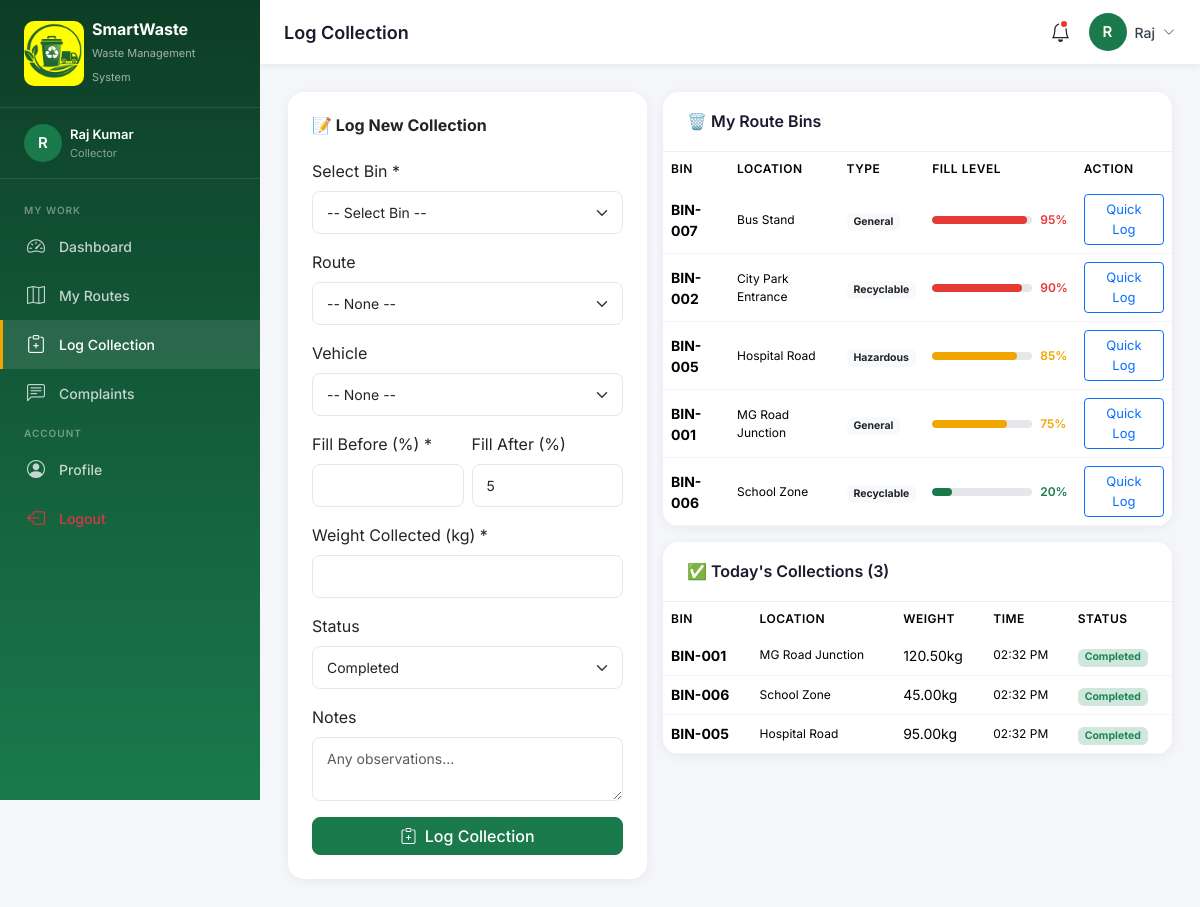
The page /collector/log_collection.php (signed in) on the database its author committed.
### tables this page shows
CREATE TABLE IF NOT EXISTS waste_bins (
    id INT AUTO_INCREMENT PRIMARY KEY,
    bin_code VARCHAR(20) NOT NULL UNIQUE,
    location_name VARCHAR(150) NOT NULL,
    area VARCHAR(100),
    latitude DECIMAL(10,8),
    longitude DECIMAL(11,8),
    capacity_liters INT DEFAULT 100,
    current_fill_percent INT DEFAULT 0,
    bin_type ENUM('general', 'recyclable', 'organic', 'hazardous') DEFAULT 'general',
    status ENUM('active', 'full', 'maintenance', 'inactive') DEFAULT 'active',
    last_collected DATETIME,
    created_at TIMESTAMP DEFAULT CURRENT_TIMESTAMP,
    updated_at TIMESTAMP DEFAULT CURRENT_TIMESTAMP ON UPDATE CURRENT_TIMESTAMP
);

CREATE TABLE IF NOT EXISTS collection_logs (
    id INT AUTO_INCREMENT PRIMARY KEY,
    route_id INT,
    bin_id INT NOT NULL,
    vehicle_id INT,
    collector_id INT,
    collected_weight_kg DECIMAL(8,2),
    collection_date DATETIME DEFAULT CURRENT_TIMESTAMP,
    before_fill_percent INT,
    after_fill_percent INT DEFAULT 0,
    notes TEXT,
    status ENUM('completed', 'skipped', 'partial') DEFAULT 'completed',
    FOREIGN KEY (route_id) REFERENCES collection_routes(id) ON DELETE SET NULL,
    FOREIGN KEY (bin_id) REFERENCES waste_bins(id) ON DELETE CASCADE,
    FOREIGN KEY (vehicle_id) REFERENCES vehicles(id) ON DELETE SET NULL,
    FOREIGN KEY (collector_id) REFERENCES users(id) ON DELETE SET NULL
);

### includes/config.php (called while the page is built, shortened)
<?php
function getBinStatusClass($percent) {
    if ($percent >= 90) return 'danger';
    if ($percent >= 70) return 'warning';
    return 'success';
}
?>

### collector/log_collection.php (the view, shortened to what this page needs)
<?php
require_once '../includes/config.php';
$uid = $_SESSION['user_id'];
$bins = $conn->query("
    SELECT DISTINCT wb.id, wb.bin_code, wb.location_name, wb.area, wb.current_fill_percent, wb.bin_type,
           cr.id as route_id, cr.route_name
    FROM waste_bins wb
    JOIN route_bins rb ON wb.id=rb.bin_id
    JOIN collection_routes cr ON rb.route_id=cr.id
    WHERE cr.assigned_collector_id=$uid AND cr.status='active'
    ORDER BY wb.current_fill_percent DESC
")->fetch_all(MYSQLI_ASSOC);
$todayLogs = $conn->query("SELECT cl.*,wb.bin_code,wb.location_name FROM collection_logs cl JOIN waste_bins wb ON cl.bin_id=wb.id WHERE cl.collector_id=$uid AND DATE(collection_date)=CURDATE() ORDER BY cl.collection_date DESC")->fetch_all(MYSQLI_ASSOC);
include '../includes/header.php';
include '../includes/sidebar.php';
include '../includes/topbar.php';
?>
<div class="main-content">
<div class="content-area">
<div class="row g-3">
    <div class="col-md-5">
        <div class="content-card p-4">
            <h6 class="fw-bold mb-4">📝 Log New Collection</h6>
            <form method="POST">
                <div class="mb-3">
                    <label class="form-label">Select Bin *</label>
                    <select name="bin_id" id="binSelect" class="form-select" required onchange="loadBinFill(this)">
                        <option value="">-- Select Bin --</option>
                    </select>
                </div>
                <div class="mb-3">
                    <label class="form-label">Route</label>
                    <select name="route_id" id="routeSelect" class="form-select">
                        <option value="">-- None --</option>
                    </select>
                </div>
                <div class="mb-3">
                    <label class="form-label">Vehicle</label>
                    <select name="vehicle_id" class="form-select">
                        <option value="">-- None --</option>
                    </select>
                </div>
                <div class="row g-2 mb-3">
                    <div class="col-6">
                        <label class="form-label">Fill Before (%) *</label>
                        <input type="number" name="before_fill_percent" id="beforeFill" class="form-control" min="0" max="100" required>
                    </div>
                    <div class="col-6">
                        <label class="form-label">Fill After (%)</label>
                        <input type="number" name="after_fill_percent" class="form-control" min="0" max="100" value="5">
                    </div>
                </div>
                <div class="mb-3">
                    <label class="form-label">Weight Collected (kg) *</label>
                    <input type="number" name="collected_weight_kg" class="form-control" step="0.1" min="0" required>
                </div>
                <div class="mb-3">
                    <label class="form-label">Status</label>
                    <select name="status" class="form-select">
                        <option value="completed">Completed</option>
                    </select>
                </div>
                <div class="mb-3">
                    <label class="form-label">Notes</label>
                    <textarea name="notes" class="form-control" rows="2" placeholder="Any observations..."></textarea>
                </div>
                <button type="submit" class="btn btn-primary w-100">
                    <i class="bi bi-clipboard-plus me-1"></i> Log Collection
                </button>
            </form>
        </div>
    </div>
    <div class="col-md-7">
        <div class="data-table mb-3">
            <div class="table-header"><h6>🗑️ My Route Bins</h6></div>
            <div style="overflow-x:auto">
                <table class="table mb-0">
                    <thead><tr><th>Bin</th><th>Location</th><th>Type</th><th>Fill Level</th><th>Action</th></tr></thead>
                    <tbody>
                        <?php foreach ($bins as $b):
                            $cl=getBinStatusClass($b['current_fill_percent']);
                            $colors=['success'=>'#1a7a4c','warning'=>'#f0a500','danger'=>'#e53935'];
                            $c=$colors[$cl];
                        ?>
                        <tr>
                            <td><strong><?= $b['bin_code'] ?></strong></td>
                            <td style="font-size:12px"><?= htmlspecialchars($b['location_name']) ?></td>
                            <td><span class="badge bg-light text-dark"><?= ucfirst($b['bin_type']) ?></span></td>
                            <td>
                                <div class="d-flex align-items-center gap-2">
                                    <div class="fill-bar"><div class="fill-bar-inner" style="width:<?= $b['current_fill_percent'] ?>%;background:<?= $c ?>"></div></div>
                                    <span style="font-weight:600;font-size:12px;color:<?= $c ?>"><?= $b['current_fill_percent'] ?>%</span>
                                </div>
                            </td>
                            <td>
                                <button class="btn btn-sm btn-outline-primary" onclick="quickLog(<?= $b['id'] ?>,<?= $b['current_fill_percent'] ?>,<?= $b['route_id'] ?>)">
                                    Quick Log
                                </button>
                            </td>
                        </tr>
                        <?php endforeach; ?>
                    </tbody>
                </table>
            </div>
        </div>
        <div class="data-table">
            <div class="table-header"><h6>✅ Today's Collections (<?= count($todayLogs) ?>)</h6></div>
            <?php if (empty($todayLogs)): ?>
            <div class="text-center text-muted py-4">No collections logged today yet.</div>
            <?php else: ?>
            <table class="table mb-0">
                <thead><tr><th>Bin</th><th>Location</th><th>Weight</th><th>Time</th><th>Status</th></tr></thead>
                <tbody>
                    <?php foreach ($todayLogs as $log):
                        $sc=['completed'=>'success','skipped'=>'warning','partial'=>'info'];
                    ?>
                    <tr>
                        <td><strong><?= $log['bin_code'] ?></strong></td>
                        <td style="font-size:12px"><?= htmlspecialchars($log['location_name']) ?></td>
                        <td><?= $log['collected_weight_kg'] ?>kg</td>
                        <td style="font-size:12px"><?= date('h:i A',strtotime($log['collection_date'])) ?></td>
                        <td><span class="badge bg-<?= $sc[$log['status']]??'secondary' ?>-subtle text-<?= $sc[$log['status']]??'secondary' ?>"><?= ucfirst($log['status']) ?></span></td>
                    </tr>
                    <?php endforeach; ?>
                </tbody>
            </table>
            <?php endif; ?>
        </div>
    </div>
</div>
</div>
</div>
<?php include '../includes/footer.php'; ?>

### includes/header.php (style rules this page uses)
:root { --primary: #1a7a4c; --primary-dark: #145c39; --primary-light: #e8f5ee; --secondary: #f0a500; --danger: #e53935; --sidebar-width: 260px; --header-height: 64px; }
* { font-family: 'Inter', sans-serif; }
body { background: #f4f6f9; }
.main-content { margin-left: var(--sidebar-width); padding-top: var(--header-height); min-height: 100vh; }
.content-area { padding: 28px 28px; }
.data-table { background: #fff; border-radius: 16px; box-shadow: 0 2px 12px rgba(0,0,0,0.06); overflow: hidden; }
.data-table .table-header { padding: 20px 24px; border-bottom: 1px solid #f0f0f0; display: flex; justify-content: space-between; align-items: center; }
.data-table .table-header h6 { font-weight: 600; color: #1a1a2e; margin: 0; }
table thead th { background: #f8fafc; font-size: 12px; font-weight: 600; text-transform: uppercase; letter-spacing: 0.5px; color: #6b7280; border: none; padding: 12px 16px; }
table tbody td { font-size: 14px; color: #374151; vertical-align: middle; padding: 12px 16px; border-color: #f3f4f6; }
.fill-bar { width: 100px; height: 8px; background: #e5e7eb; border-radius: 4px; overflow: hidden; }
.fill-bar-inner { height: 100%; border-radius: 4px; transition: width 0.5s ease; }
.content-card { background: #fff; border-radius: 16px; box-shadow: 0 2px 12px rgba(0,0,0,0.06); border: none; }
.form-control, .form-select { border-radius: 8px; border-color: #e5e7eb; font-size: 14px; padding: 10px 14px; }
.btn-primary { background: var(--primary); border-color: var(--primary); border-radius: 8px; font-weight: 500; }
.btn-sm { padding: 5px 12px; font-size: 13px; }

### rows shown on the page
waste_bins: bin_code "BIN-007", location_name "Bus Stand", bin_type "General", current_fill_percent "95"
waste_bins: bin_code "BIN-002", location_name "City Park Entrance", bin_type "Recyclable", current_fill_percent "90"
waste_bins: bin_code "BIN-005", location_name "Hospital Road", bin_type "Hazardous", current_fill_percent "85"
waste_bins: bin_code "BIN-001", location_name "MG Road Junction", bin_type "General", current_fill_percent "75"
waste_bins: bin_code "BIN-006", location_name "School Zone", bin_type "Recyclable", current_fill_percent "20"
collection_logs: bin.bin_code "BIN-001", bin.location_name "MG Road Junction", collected_weight_kg "120.50", collection_date "02:32 PM", status "Completed"
collection_logs: bin.bin_code "BIN-006", bin.location_name "School Zone", collected_weight_kg "45.00", collection_date "02:32 PM", status "Completed"
collection_logs: bin.bin_code "BIN-005", bin.location_name "Hospital Road", collected_weight_kg "95.00", collection_date "02:32 PM", status "Completed"

### other values the page prints
substr($_SESSION['user_name'] ?? 'U', 0, 1) "R"
$_SESSION['user_name'] "Raj Kumar"
$_SESSION['user_role'] "Collector"
$label "Dashboard My Routes Log Collection Complaints Profile"
$pageTitle "Log Collection"
explode(' ', $_SESSION['user_name'] ?? 'User')[0] "Raj"
count($todayLogs) "3"
